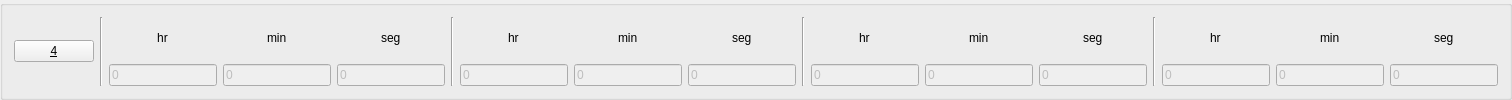
     <widget class="QGroupBox" name="groupBox_8">
      <property name="title">
       <string/>
      </property>
      <layout class="QHBoxLayout" name="horizontalLayout_94">
       <item>
        <layout class="QHBoxLayout" name="horizontalLayout_95">
         <item>
          <widget class="QPushButton" name="valve1_19">
           <property name="sizePolicy">
            <sizepolicy hsizetype="Expanding" vsizetype="Fixed">
             <horstretch>0</horstretch>
             <verstretch>0</verstretch>
            </sizepolicy>
           </property>
           <property name="text">
            <string>&amp;4</string>
           </property>
           <property name="checkable">
            <bool>true</bool>
           </property>
          </widget>
         </item>
         <item>
          <widget class="Line" name="line_71">
           <property name="orientation">
            <enum>Qt::Vertical</enum>
           </property>
          </widget>
         </item>
         <item>
          <layout class="QVBoxLayout" name="verticalLayout_227">
           <item alignment="Qt::AlignHCenter">
            <widget class="QLabel" name="label_231">
             <property name="sizePolicy">
              <sizepolicy hsizetype="Fixed" vsizetype="Preferred">
               <horstretch>0</horstretch>
               <verstretch>0</verstretch>
              </sizepolicy>
             </property>
             <property name="text">
              <string>hr</string>
             </property>
             <property name="alignment">
              <set>Qt::AlignCenter</set>
             </property>
            </widget>
           </item>
           <item>
            <widget class="QLineEdit" name="edit1_delayh_190">
             <property name="enabled">
              <bool>false</bool>
             </property>
             <property name="sizePolicy">
              <sizepolicy hsizetype="Expanding" vsizetype="Fixed">
               <horstretch>0</horstretch>
               <verstretch>0</verstretch>
              </sizepolicy>
             </property>
             <property name="styleSheet">
              <string notr="true"/>
             </property>
             <property name="text">
              <string>0</string>
             </property>
             <property name="placeholderText">
              <string/>
             </property>
            </widget>
           </item>
          </layout>
         </item>
         <item>
          <layout class="QVBoxLayout" name="verticalLayout_228">
           <item alignment="Qt::AlignHCenter">
            <widget class="QLabel" name="label_232">
             <property name="sizePolicy">
              <sizepolicy hsizetype="Fixed" vsizetype="Preferred">
               <horstretch>0</horstretch>
               <verstretch>0</verstretch>
              </sizepolicy>
             </property>
             <property name="text">
              <string>min</string>
             </property>
            </widget>
           </item>
           <item>
            <widget class="QLineEdit" name="edit1_delaym_19">
             <property name="enabled">
              <bool>false</bool>
             </property>
             <property name="text">
              <string>0</string>
             </property>
            </widget>
           </item>
          </layout>
         </item>
         <item>
          <layout class="QVBoxLayout" name="verticalLayout_229">
           <item alignment="Qt::AlignHCenter">
            <widget class="QLabel" name="label_233">
             <property name="sizePolicy">
              <sizepolicy hsizetype="Preferred" vsizetype="Preferred">
               <horstretch>0</horstretch>
               <verstretch>0</verstretch>
              </sizepolicy>
             </property>
             <property name="text">
              <string>seg</string>
             </property>
            </widget>
           </item>
           <item>
            <widget class="QLineEdit" name="edit1_delays_19">
             <property name="enabled">
              <bool>false</bool>
             </property>
             <property name="text">
              <string>0</string>
             </property>
            </widget>
           </item>
          </layout>
         </item>
        </layout>
       </item>
       <item>
        <widget class="Line" name="line_72">
         <property name="orientation">
          <enum>Qt::Vertical</enum>
         </property>
        </widget>
       </item>
       <item>
        <layout class="QHBoxLayout" name="horizontalLayout_96">
         <item>
          <layout class="QVBoxLayout" name="verticalLayout_230">
           <item alignment="Qt::AlignHCenter">
            <widget class="QLabel" name="label_234">
             <property name="sizePolicy">
              <sizepolicy hsizetype="Fixed" vsizetype="Preferred">
               <horstretch>0</horstretch>
               <verstretch>0</verstretch>
              </sizepolicy>
             </property>
             <property name="text">
              <string>hr</string>
             </property>
            </widget>
           </item>
           <item>
            <widget class="QLineEdit" name="edit1_delayh_191">
             <property name="enabled">
              <bool>false</bool>
             </property>
             <property name="sizePolicy">
              <sizepolicy hsizetype="Expanding" vsizetype="Fixed">
               <horstretch>0</horstretch>
               <verstretch>0</verstretch>
              </sizepolicy>
             </property>
             <property name="styleSheet">
              <string notr="true"/>
             </property>
             <property name="text">
              <string>0</string>
             </property>
             <property name="placeholderText">
              <string/>
             </property>
            </widget>
           </item>
          </layout>
         </item>
         <item>
          <layout class="QVBoxLayout" name="verticalLayout_231">
           <item alignment="Qt::AlignHCenter">
            <widget class="QLabel" name="label_235">
             <property name="sizePolicy">
              <sizepolicy hsizetype="Fixed" vsizetype="Preferred">
               <horstretch>0</horstretch>
               <verstretch>0</verstretch>
              </sizepolicy>
             </property>
             <property name="text">
              <string>min</string>
             </property>
            </widget>
           </item>
           <item>
            <widget class="QLineEdit" name="edit1_delayh_192">
             <property name="enabled">
              <bool>false</bool>
             </property>
             <property name="sizePolicy">
              <sizepolicy hsizetype="Expanding" vsizetype="Fixed">
               <horstretch>0</horstretch>
               <verstretch>0</verstretch>
              </sizepolicy>
             </property>
             <property name="styleSheet">
              <string notr="true"/>
             </property>
             <property name="text">
              <string>0</string>
             </property>
             <property name="placeholderText">
              <string/>
             </property>
            </widget>
           </item>
          </layout>
         </item>
         <item>
          <layout class="QVBoxLayout" name="verticalLayout_232">
           <item alignment="Qt::AlignHCenter">
            <widget class="QLabel" name="label_236">
             <property name="sizePolicy">
              <sizepolicy hsizetype="Fixed" vsizetype="Preferred">
               <horstretch>0</horstretch>
               <verstretch>0</verstretch>
              </sizepolicy>
             </property>
             <property name="text">
              <string>seg</string>
             </property>
            </widget>
           </item>
           <item>
            <widget class="QLineEdit" name="edit1_delayh_193">
             <property name="enabled">
              <bool>false</bool>
             </property>
             <property name="sizePolicy">
              <sizepolicy hsizetype="Expanding" vsizetype="Fixed">
               <horstretch>0</horstretch>
               <verstretch>0</verstretch>
              </sizepolicy>
             </property>
             <property name="styleSheet">
              <string notr="true"/>
             </property>
             <property name="text">
              <string>0</string>
             </property>
             <property name="placeholderText">
              <string/>
             </property>
            </widget>
           </item>
          </layout>
         </item>
        </layout>
       </item>
       <item>
        <widget class="Line" name="line_73">
         <property name="orientation">
          <enum>Qt::Vertical</enum>
         </property>
        </widget>
       </item>
       <item>
        <layout class="QHBoxLayout" name="horizontalLayout_97">
         <item>
          <layout class="QVBoxLayout" name="verticalLayout_233">
           <item alignment="Qt::AlignHCenter">
            <widget class="QLabel" name="label_237">
             <property name="sizePolicy">
              <sizepolicy hsizetype="Fixed" vsizetype="Preferred">
               <horstretch>0</horstretch>
               <verstretch>0</verstretch>
              </sizepolicy>
             </property>
             <property name="text">
              <string>hr</string>
             </property>
            </widget>
           </item>
           <item>
            <widget class="QLineEdit" name="edit1_delayh_194">
             <property name="enabled">
              <bool>false</bool>
             </property>
             <property name="sizePolicy">
              <sizepolicy hsizetype="Expanding" vsizetype="Fixed">
               <horstretch>0</horstretch>
               <verstretch>0</verstretch>
              </sizepolicy>
             </property>
             <property name="styleSheet">
              <string notr="true"/>
             </property>
             <property name="text">
              <string>0</string>
             </property>
             <property name="placeholderText">
              <string/>
             </property>
            </widget>
           </item>
          </layout>
         </item>
         <item>
          <layout class="QVBoxLayout" name="verticalLayout_234">
           <item alignment="Qt::AlignHCenter">
            <widget class="QLabel" name="label_238">
             <property name="sizePolicy">
              <sizepolicy hsizetype="Fixed" vsizetype="Preferred">
               <horstretch>0</horstretch>
               <verstretch>0</verstretch>
              </sizepolicy>
             </property>
             <property name="text">
              <string>min</string>
             </property>
            </widget>
           </item>
           <item>
            <widget class="QLineEdit" name="edit1_delayh_195">
             <property name="enabled">
              <bool>false</bool>
             </property>
             <property name="sizePolicy">
              <sizepolicy hsizetype="Expanding" vsizetype="Fixed">
               <horstretch>0</horstretch>
               <verstretch>0</verstretch>
              </sizepolicy>
             </property>
             <property name="styleSheet">
              <string notr="true"/>
             </property>
             <property name="text">
              <string>0</string>
             </property>
             <property name="placeholderText">
              <string/>
             </property>
            </widget>
           </item>
          </layout>
         </item>
         <item>
          <layout class="QVBoxLayout" name="verticalLayout_235">
           <item alignment="Qt::AlignHCenter">
            <widget class="QLabel" name="label_239">
             <property name="sizePolicy">
              <sizepolicy hsizetype="Fixed" vsizetype="Preferred">
               <horstretch>0</horstretch>
               <verstretch>0</verstretch>
              </sizepolicy>
             </property>
             <property name="text">
              <string>seg</string>
             </property>
            </widget>
           </item>
           <item>
            <widget class="QLineEdit" name="edit1_delayh_196">
             <property name="enabled">
              <bool>false</bool>
             </property>
             <property name="sizePolicy">
              <sizepolicy hsizetype="Expanding" vsizetype="Fixed">
               <horstretch>0</horstretch>
               <verstretch>0</verstretch>
              </sizepolicy>
             </property>
             <property name="styleSheet">
              <string notr="true"/>
             </property>
             <property name="text">
              <string>0</string>
             </property>
             <property name="placeholderText">
              <string/>
             </property>
            </widget>
           </item>
          </layout>
         </item>
        </layout>
       </item>
       <item>
        <widget class="Line" name="line_74">
         <property name="orientation">
          <enum>Qt::Vertical</enum>
         </property>
        </widget>
       </item>
       <item>
        <layout class="QHBoxLayout" name="horizontalLayout_98">
         <item>
          <layout class="QVBoxLayout" name="verticalLayout_236">
           <item alignment="Qt::AlignHCenter">
            <widget class="QLabel" name="label_240">
             <property name="sizePolicy">
              <sizepolicy hsizetype="Fixed" vsizetype="Preferred">
               <horstretch>0</horstretch>
               <verstretch>0</verstretch>
              </sizepolicy>
             </property>
             <property name="text">
              <string>hr</string>
             </property>
            </widget>
           </item>
           <item>
            <widget class="QLineEdit" name="edit1_delayh_197">
             <property name="enabled">
              <bool>false</bool>
             </property>
             <property name="sizePolicy">
              <sizepolicy hsizetype="Expanding" vsizetype="Fixed">
               <horstretch>0</horstretch>
               <verstretch>0</verstretch>
              </sizepolicy>
             </property>
             <property name="styleSheet">
              <string notr="true"/>
             </property>
             <property name="text">
              <string>0</string>
             </property>
             <property name="placeholderText">
              <string/>
             </property>
            </widget>
           </item>
          </layout>
         </item>
         <item>
          <layout class="QVBoxLayout" name="verticalLayout_237">
           <item alignment="Qt::AlignHCenter">
            <widget class="QLabel" name="label_241">
             <property name="sizePolicy">
              <sizepolicy hsizetype="Fixed" vsizetype="Preferred">
               <horstretch>0</horstretch>
               <verstretch>0</verstretch>
              </sizepolicy>
             </property>
             <property name="text">
              <string>min</string>
             </property>
            </widget>
           </item>
           <item>
            <widget class="QLineEdit" name="edit1_delayh_198">
             <property name="enabled">
              <bool>false</bool>
             </property>
             <property name="sizePolicy">
              <sizepolicy hsizetype="Expanding" vsizetype="Fixed">
               <horstretch>0</horstretch>
               <verstretch>0</verstretch>
              </sizepolicy>
             </property>
             <property name="styleSheet">
              <string notr="true"/>
             </property>
             <property name="text">
              <string>0</string>
             </property>
             <property name="placeholderText">
              <string/>
             </property>
            </widget>
           </item>
          </layout>
         </item>
         <item>
          <layout class="QVBoxLayout" name="verticalLayout_238">
           <item alignment="Qt::AlignHCenter">
            <widget class="QLabel" name="label_242">
             <property name="sizePolicy">
              <sizepolicy hsizetype="Fixed" vsizetype="Preferred">
               <horstretch>0</horstretch>
               <verstretch>0</verstretch>
              </sizepolicy>
             </property>
             <property name="text">
              <string>seg</string>
             </property>
            </widget>
           </item>
           <item>
            <widget class="QLineEdit" name="edit1_delayh_199">
             <property name="enabled">
              <bool>false</bool>
             </property>
             <property name="sizePolicy">
              <sizepolicy hsizetype="Expanding" vsizetype="Fixed">
               <horstretch>0</horstretch>
               <verstretch>0</verstretch>
              </sizepolicy>
             </property>
             <property name="styleSheet">
              <string notr="true"/>
             </property>
             <property name="text">
              <string>0</string>
             </property>
             <property name="placeholderText">
              <string/>
             </property>
            </widget>
           </item>
          </layout>
         </item>
        </layout>
       </item>
      </layout>
     </widget>
